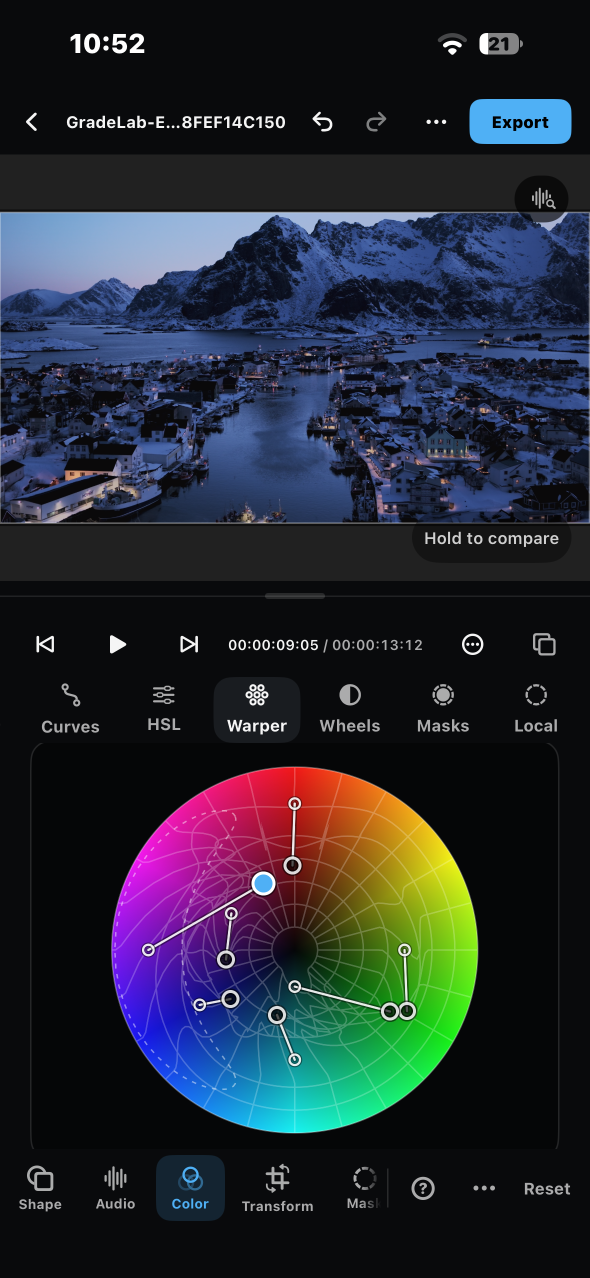
#> input picture ios_store_localizations/color_warper/source_hue_sat.png, 1179 x 2556 px, found by its file name (shown at 1/2 size)
$ python build.py
#> lines starting #> are read from the running program, lines starting #| are printed output that depends on the picture
"""Build five 2880 × 1800 Mac App Store Color Warper screenshots."""

from pathlib import Path
from zipfile import ZipFile, ZIP_DEFLATED
import shutil

import numpy as np
from PIL import Image, ImageDraw, ImageFilter, ImageFont, ImageOps


ROOT = Path(__file__).resolve().parent
PROJECT = ROOT.parents[1]
SOURCE_HUE = Path('/var/folders/zb/y42b932j141_v69qzz_xpsy00000gn/T/codex-clipboard-8b8c055f-aa0d-4c68-913a-0957e824b0df.png')
SOURCE_CHROMA = Path('/var/folders/zb/y42b932j141_v69qzz_xpsy00000gn/T/codex-clipboard-aad91094-8602-41cb-a186-ef0c475822d0.png')
PHONE_HUE = PROJECT / 'ios_store_localizations' / 'color_warper' / 'source_hue_sat.png'
MOUNTAIN_PHOTO = ROOT / 'source_alpine_lake.png'
FONT_DIR = PROJECT / 'dummy name' / 'Resources' / 'Fonts'
TITLE_FONT = FONT_DIR / 'Inter_28pt-Bold.ttf'
BODY_FONT = FONT_DIR / 'Inter_28pt-Regular.ttf'

W, H = 2880, 1800
APP_X, APP_Y, APP_W, APP_H = 345, 430, 2190, 1369

COPY = {
    'English': ('Color Warper', 'Shape Every Color',
                'Sculpt color in Hue/Sat and Chroma/Luma modes.'),
    'French': ('Color Warper', 'Modelez chaque couleur',
               'Sculptez les couleurs en modes Teinte/Sat et Chroma/Luma.'),
    'German': ('Color Warper', 'Jede Farbe formen',
               'Farben mit Farbton/Sättigung und Chroma/Luma gezielt formen.'),
    'Italian': ('Color Warper', 'Modella ogni colore',
                'Modella i colori con Tonalità/Sat e Croma/Luma.'),
    'Spanish_Spain': ('Color Warper', 'Moldea cada color',
                      'Moldea los colores con Tono/Sat y Croma/Luma.'),
}


# [160 lines left out: functions background, rounded_mask, text_font, centered, shadow, draw_chroma_paths and 3 more, not called in this run]


def main() -> None:
    ROOT.mkdir(parents=True, exist_ok=True)
    for source, target in ((SOURCE_HUE, ROOT/'source_hue_sat.png'),
                           (SOURCE_CHROMA, ROOT/'source_chroma_luma.png')):
        if not target.exists():
            shutil.copy2(source, target)
    hue = Image.open(ROOT/'source_hue_sat.png').convert('RGB')
#> hue is the input picture: PIL image 1179x2556 RGB; mean R, G, B 36.3, 40.7, 50.1
    chroma = Image.open(ROOT/'source_chroma_luma.png').convert('RGB')
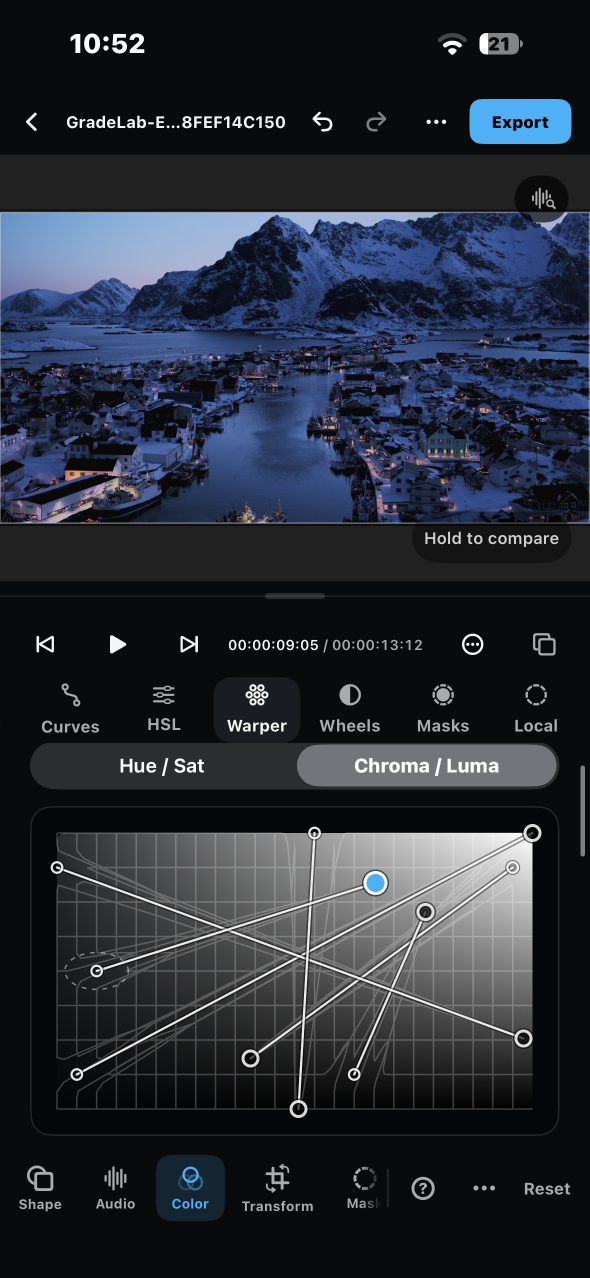
#> input picture ios_store_localizations/color_warper/source_chroma_luma.png, 1179 x 2556 px, found by its file name (shown at 1/2 size)
#> chroma is the input picture: PIL image 1179x2556 RGB; mean R, G, B 40.1, 44.4, 54.1
    phone_hue = Image.open(PHONE_HUE).convert('RGB')
    mountain = Image.open(MOUNTAIN_PHOTO).convert('RGB')
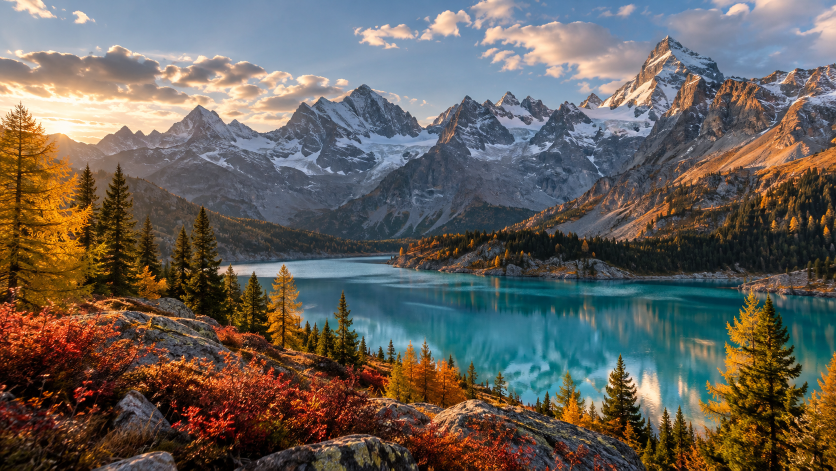
#> input picture mac_store_localizations/color_warper/source_alpine_lake.png, 1672 x 941 px (shown at 1/2 size)
#> mountain is the input picture: PIL image 1672x941 RGB; mean R, G, B 102.5, 96.5, 90.1
    if hue.size != (3360, 2100) or chroma.size != (3360, 2100):
#> (the run stopped early here; a loop or call above may not have finished)
